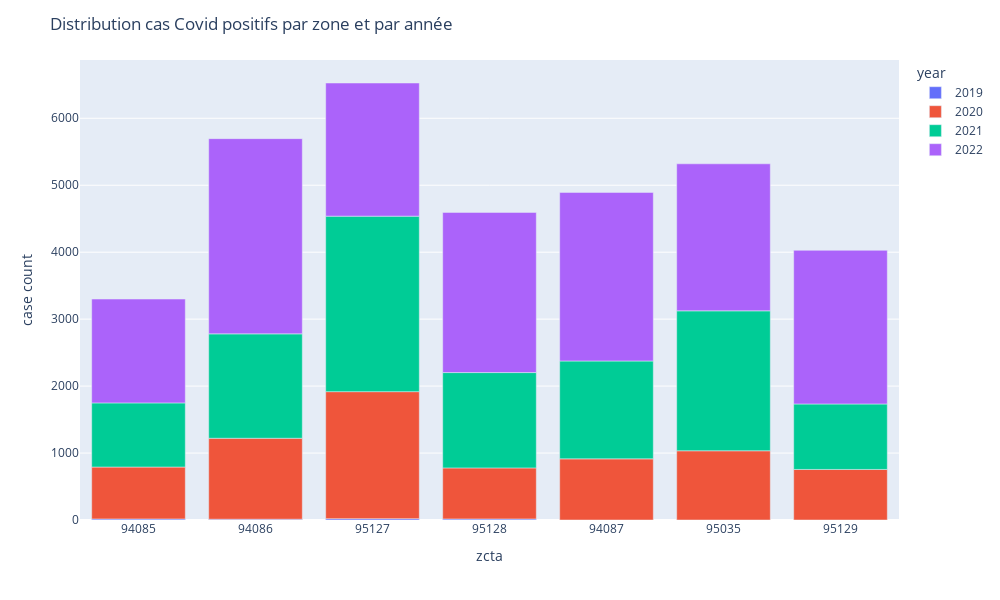

Write notebook code for a chart like this one.
### Code cell
def distribution_year_per_zone(data):
    data_with_year = data.copy()
    data_with_year['year']=data_with_year['Start date'].dt.year
    data_with_year['year']= data_with_year['year'].astype('str')
    grouped_data = data_with_year.groupby(['zcta','year'])['case count'].sum().reset_index()
    fig = px.bar(grouped_data, x='zcta', y='case count', color='year')
    fig.update_layout(width=1000, height=600,title='Distribution cas Covid positifs par zone et par année')
    fig.write_image('Distribution_cas_Covid_positifs_par_zone_année.png')
    fig.show()

distribution_year_per_zone(dataset2)

### Figure 1 — Plotly figure (JSON) as saved in the notebook; plotly's stock layout.template omitted (floating-point values rounded to 4 significant figures)
{"data": [{"alignmentgroup": "True", "hovertemplate": "year=2019<br>zcta=%{x}<br>case count=%{y}<extra></extra>", "legendgroup": "2019", "marker": {"color": "#636efa", "pattern": {"shape": ""}}, "name": "2019", "offsetgroup": "2019", "orientation": "v", "showlegend": true, "textposition": "auto", "type": "bar", "x": ["94085", "94086", "95127", "95128"], "xaxis": "x", "y": [16, 12, 20, 16], "yaxis": "y"}, {"alignmentgroup": "True", "hovertemplate": "year=2020<br>zcta=%{x}<br>case count=%{y}<extra></extra>", "legendgroup": "2020", "marker": {"color": "#EF553B", "pattern": {"shape": ""}}, "name": "2020", "offsetgroup": "2020", "orientation": "v", "showlegend": true, "textposition": "auto", "type": "bar", "x": ["94085", "94086", "94087", "95035", "95127", "95128", "95129"], "xaxis": "x", "y": [775, 1209, 913, 1034, 1897, 762, 755], "yaxis": "y"}, {"alignmentgroup": "True", "hovertemplate": "year=2021<br>zcta=%{x}<br>case count=%{y}<extra></extra>", "legendgroup": "2021", "marker": {"color": "#00cc96", "pattern": {"shape": ""}}, "name": "2021", "offsetgroup": "2021", "orientation": "v", "showlegend": true, "textposition": "auto", "type": "bar", "x": ["94085", "94086", "94087", "95035", "95127", "95128", "95129"], "xaxis": "x", "y": [958, 1559, 1462, 2090, 2621, 1424, 978], "yaxis": "y"}, {"alignmentgroup": "True", "hovertemplate": "year=2022<br>zcta=%{x}<br>case count=%{y}<extra></extra>", "legendgroup": "2022", "marker": {"color": "#ab63fa", "pattern": {"shape": ""}}, "name": "2022", "offsetgroup": "2022", "orientation": "v", "showlegend": true, "textposition": "auto", "type": "bar", "x": ["94085", "94086", "94087", "95035", "95127", "95128", "95129"], "xaxis": "x", "y": [1551, 2916, 2518, 2196, 1989, 2392, 2295], "yaxis": "y"}], "layout": {"barmode": "relative", "height": 600, "legend": {"title": {"text": "year"}, "tracegroupgap": 0}, "margin": {"t": 60}, "title": {"text": "Distribution cas Covid positifs par zone et par année"}, "width": 1000, "xaxis": {"anchor": "y", "domain": [0, 1], "title": {"text": "zcta"}}, "yaxis": {"anchor": "x", "domain": [0, 1], "title": {"text": "case count"}}}}
